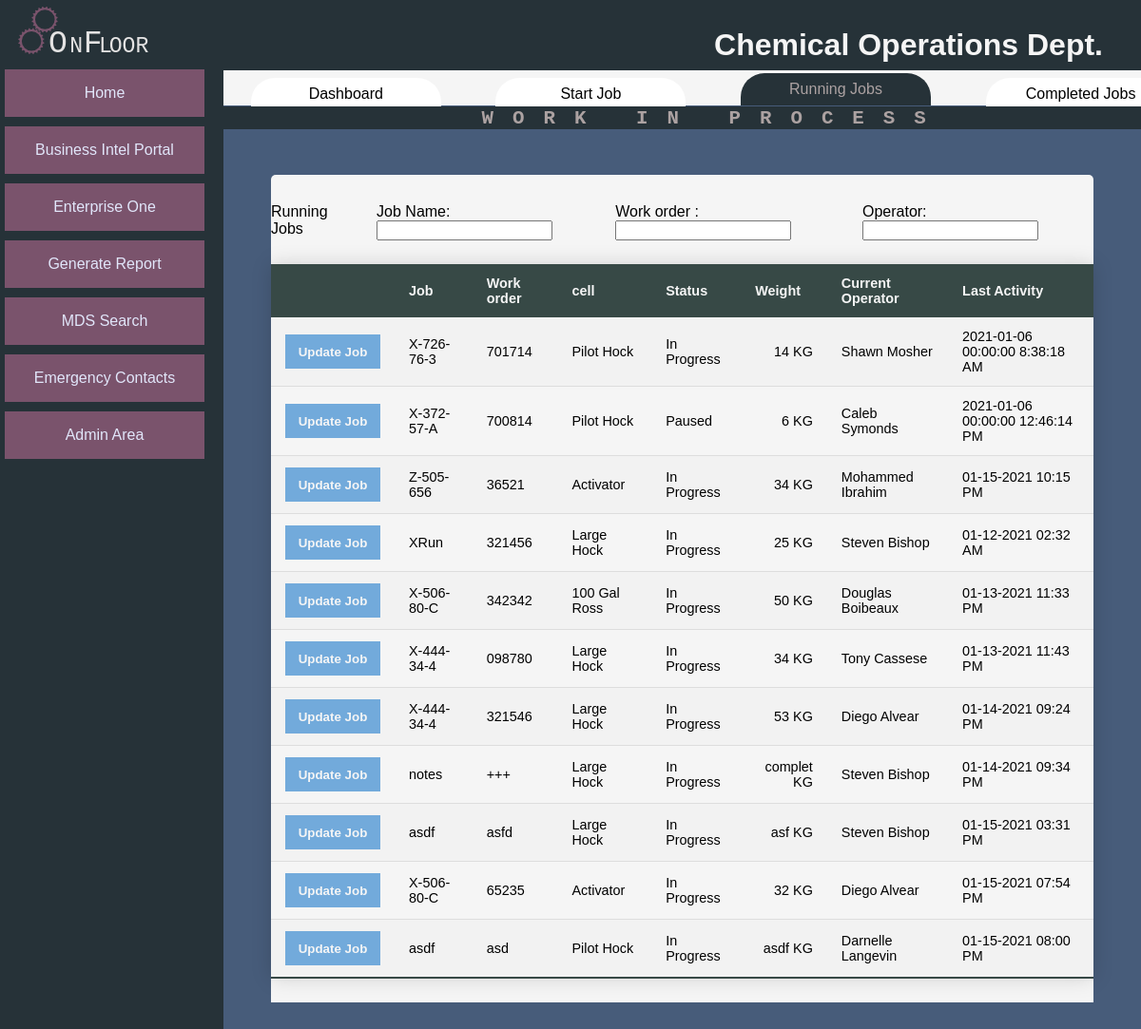
/runningjobs/, run on an earlier commit of the app's database.
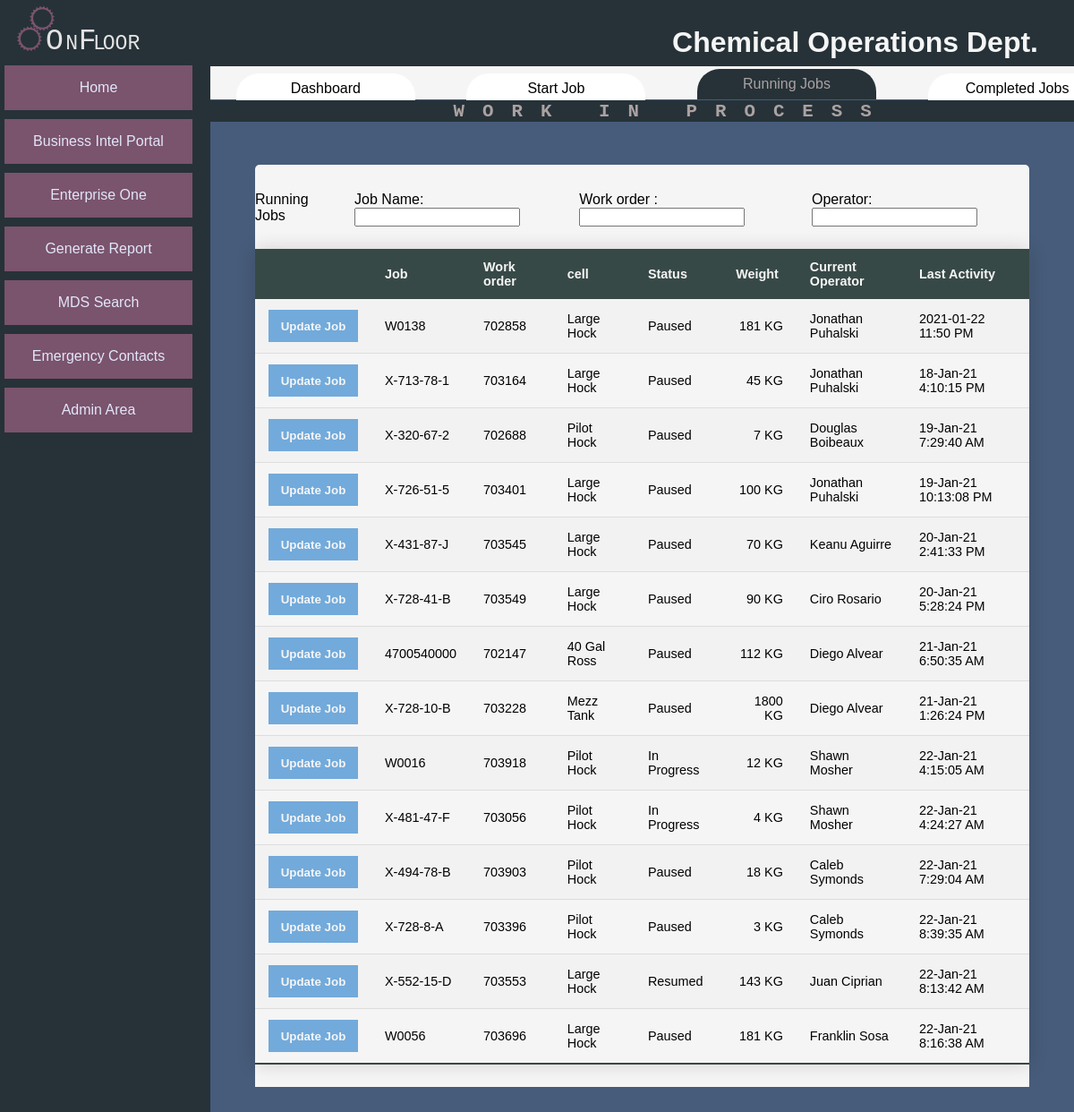
And on a later commit of the database.
### tables this page shows
CREATE TABLE `Job_Record` (
	`Job_ID` INTEGER NOT NULL PRIMARY KEY AUTOINCREMENT,
	`Job` TEXT,
	`Work_Order` TEXT,
	`Job_Weight`  INTEGER NOT NULL,
	`Work_Cell`  INTEGER NOT NULL,
	`Job_Type`  INTEGER NOT NULL,
	`Job_Status` INTEGER NOT NULL,
	`Start_Time` TEXT,
	`Notes` TEXT,
	`In-Process_Testing` INEGER,
	`Pre_Adjustment` INTEGER,
	`End_Time` TEXT,
	`Total_Operations` INTEGER,
	`Start_Date` TEXT,
	`End_Date` TEXT,
	`Last_Operation` INTEGER
);

### app.py (the view, shortened to what this page needs)
@app.route("/runningjobs/", methods=['POST','GET'])
def runningJobs():
    page = "WORK IN PROCESS"
    jobList = DB.getRunningJobsList()
    jobs = []
    for job in jobList:
        jobs.append({
            'jobID':job[0],
            'job':job[1],
            'workorder':job[2],
            'cell':job[3],
            'status':job[4],
            'weight':job[5],
            'operator':job[7],
            'timestamp':job[8],})
    return render_template('runningjobs.html', jobs=jobs, page=page)

### data/DB.py (called while the page is built)
def make_connection():
    connection_String = "C:\\Users\\sbish\\Desktop\\project x\\data\\JT_DATA.db" #home
    return sqlite3.connect(connection_String)

def end_connection(conn):
    conn.close()

def getRunningJobsList():
    conn = make_connection()
    c = conn.cursor()
    SQL = Q.SelectRunningJobList()
    c.execute(SQL)
    items = c.fetchall()
    end_connection(conn)
    return items

### data/SQL.py (called while the page is built)
def SelectRunningJobList():
    SQL = "SELECT jr.Job_ID, jr.Job, jr.Work_Order, wc.Cell, js.Status, Job_Weight AS [Weight], "
    SQL += "MAX(a.Activity_ID) AS [Activity ID], o.First_Name || ' '|| o.Last_Name AS [Current Operator], "
    SQL += "a.Activity_Date ||' '|| a.Activity_Time AS [Last Activity] "
    SQL += "FROM Job_Record jr JOIN Activity a on a.Job_Id = jr.Job_ID "
    SQL += "JOIN Work_Cells wc ON wc.Cell_ID = jr.Work_Cell "
    SQL +=  "JOIN Job_Status js ON js.Status_ID = jr.Job_Status "
    SQL +=  "JOIN Operators o On a.Operator = o.Operator_ID "
    SQL += "WHERE jr.Job_Status IN (1,3,7) "
    SQL += "GROUP BY a.Job_Id;"
    return SQL

### templates/runningjobs.html (shortened to what this page needs)
{% extends "layout.html"%}
{% block body%}
        <div class="content-row-table">
            <div class='table-header'>
                <form action="">
                    <div>
                        <h3 class="table-heading">Running Jobs</h3>
                    </div>
                 <div>
                    <label for="filter1">Job Name: </label>
                    <input type="text" id='filter1'>
                 </div>
                 <div>
                    <label for="filter1">Work order : </label>
                    <input type="text" id='filter1'>
                 </div>
                 <div>
                    <label for="filter1">Operator: </label>
                    <input type="text" id='filter1'>
                 </div>
                </form>
            </div>
            <table class="running-Jobs-table">
               <thead>
                <tr>
                    <th></th>
                    <th>Job</th>
                    <th>Work order</th>
                    <th>cell</th>
                    <th>Status</th>
                    <th>Weight</th>
                    <th>Current Operator</th>
                    <th>Last Activity</th>
                </tr>
            </thead>
               <div class="table-body">
                    <tbody>
                        {% for job in jobs  %}
                        <tr>
                        <td class="tbl-link">
                            <form action="" method="POST">
                                <input class="table-sub-button" type="submit" name="" value='Update Job'/>
                            </form>
                        </td>
                            <td>{{job['job']}}</td>
                            <td>{{job['workorder']}}</td>
                            <td>{{job['cell']}}</td>
                            <td>{{job['status']}}</td>
                            <td style="text-align: right;">{{job['weight']}} KG</td>
                            <td>{{job['operator']}}</td>
                            <td>{{job['timestamp']}}</td>
                        </tr>
                     {% endfor %}
                    </tbody>
                </div>
            </table>
    </div>
      {% endblock %}

What changed in the data, as far as the page shows it:
no longer on this page (row edited): Job_Record: job "X-726-76-3", workorder "701714", cell "Pilot Hock", status "In Progress", weight "14", operator "Shawn Mosher", timestamp "2021-01-06 00:00:00 8:38:18 AM"
no longer on this page (row edited): Job_Record: job "X-372-57-A", workorder "700814", cell "Pilot Hock", status "Paused", weight "6", operator "Caleb Symonds", timestamp "2021-01-06 00:00:00 12:46:14 PM"
no longer on this page (row edited): Job_Record: job "Z-505-656", workorder "36521", cell "Activator", status "In Progress", weight "34", operator "Mohammed Ibrahim", timestamp "01-15-2021 10:15 PM"
no longer on this page (row edited): Job_Record: job "XRun", workorder "321456", cell "Large Hock", status "In Progress", weight "25", operator "Steven Bishop", timestamp "01-12-2021 02:32 AM"
no longer on this page (row edited): Job_Record: job "X-506-80-C", workorder "342342", cell "100 Gal Ross", status "In Progress", weight "50", operator "Douglas Boibeaux", timestamp "01-13-2021 11:33 PM"
no longer on this page (row edited): Job_Record: job "X-444-34-4", workorder "098780", cell "Large Hock", status "In Progress", weight "34", operator "Tony Cassese", timestamp "01-13-2021 11:43 PM"
no longer on this page (row edited): Job_Record: job "X-444-34-4", workorder "321546", cell "Large Hock", status "In Progress", weight "53", operator "Diego Alvear", timestamp "01-14-2021 09:24 PM"
no longer on this page (row edited): Job_Record: job "notes", workorder "+++", cell "Large Hock", status "In Progress", weight "complet", operator "Steven Bishop", timestamp "01-14-2021 09:34 PM"
no longer on this page (row edited): Job_Record: job "asdf", workorder "asfd", cell "Large Hock", status "In Progress", weight "asf", operator "Steven Bishop", timestamp "01-15-2021 03:31 PM"
no longer on this page (row edited): Job_Record: job "X-506-80-C", workorder "65235", cell "Activator", status "In Progress", weight "32", operator "Diego Alvear", timestamp "01-15-2021 07:54 PM"
no longer on this page (row edited): Job_Record: job "asdf", workorder "asd", cell "Pilot Hock", status "In Progress", weight "asdf", operator "Darnelle Langevin", timestamp "01-15-2021 08:00 PM"
added Job_Record: job "W0138", workorder "702858", cell "Large Hock", status "Paused", weight "181", operator "Jonathan Puhalski", timestamp "2021-01-22 11:50 PM"
added Job_Record: job "X-713-78-1", workorder "703164", cell "Large Hock", status "Paused", weight "45", operator "Jonathan Puhalski", timestamp "18-Jan-21 4:10:15 PM"
added Job_Record: job "X-320-67-2", workorder "702688", cell "Pilot Hock", status "Paused", weight "7", operator "Douglas Boibeaux", timestamp "19-Jan-21 7:29:40 AM"
added Job_Record: job "X-726-51-5", workorder "703401", cell "Large Hock", status "Paused", weight "100", operator "Jonathan Puhalski", timestamp "19-Jan-21 10:13:08 PM"
added Job_Record: job "X-431-87-J", workorder "703545", cell "Large Hock", status "Paused", weight "70", operator "Keanu Aguirre", timestamp "20-Jan-21 2:41:33 PM"
added Job_Record: job "X-728-41-B", workorder "703549", cell "Large Hock", status "Paused", weight "90", operator "Ciro Rosario", timestamp "20-Jan-21 5:28:24 PM"
added Job_Record: job "4700540000", workorder "702147", cell "40 Gal Ross", status "Paused", weight "112", operator "Diego Alvear", timestamp "21-Jan-21 6:50:35 AM"
added Job_Record: job "X-728-10-B", workorder "703228", cell "Mezz Tank", status "Paused", weight "1800", operator "Diego Alvear", timestamp "21-Jan-21 1:26:24 PM"
added Job_Record: job "W0016", workorder "703918", cell "Pilot Hock", status "In Progress", weight "12", operator "Shawn Mosher", timestamp "22-Jan-21 4:15:05 AM"
added Job_Record: job "X-481-47-F", workorder "703056", cell "Pilot Hock", status "In Progress", weight "4", operator "Shawn Mosher", timestamp "22-Jan-21 4:24:27 AM"
added Job_Record: job "X-494-78-B", workorder "703903", cell "Pilot Hock", status "Paused", weight "18", operator "Caleb Symonds", timestamp "22-Jan-21 7:29:04 AM"
added Job_Record: job "X-728-8-A", workorder "703396", cell "Pilot Hock", status "Paused", weight "3", operator "Caleb Symonds", timestamp "22-Jan-21 8:39:35 AM"
added Job_Record: job "X-552-15-D", workorder "703553", cell "Large Hock", status "Resumed", weight "143", operator "Juan Ciprian", timestamp "22-Jan-21 8:13:42 AM"
added Job_Record: job "W0056", workorder "703696", cell "Large Hock", status "Paused", weight "181", operator "Franklin Sosa", timestamp "22-Jan-21 8:16:38 AM"
